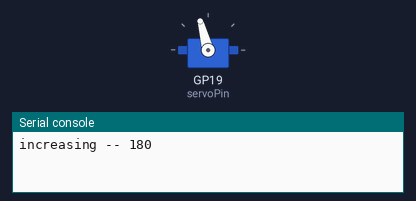
Simulated run of this program. Board: Raspberry Pi Pico running MicroPython. On the bench: servo, the last lines printed to the serial console. Servo angles are drawn from the pulse width (0.5 ms = 0°, 2.5 ms = 180°).

Above: at 0.05 s.
At 3.0 s:
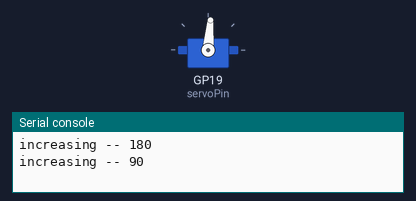
At 6.0 s:
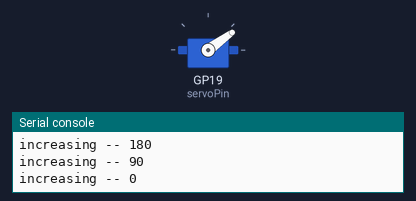
Timing chart, 0 to 7.8 s (numbered marks = the images above):
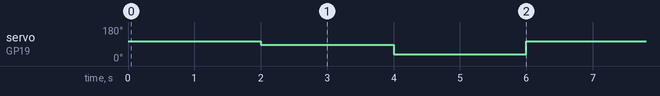

The program:

unit_test_servo_cam.py
```python
from machine import Pin, PWM
from time import sleep

servoPin = PWM(Pin(19))
servoPin.freq(50)

def servo(degrees):
    if degrees > 110:
        degrees=110
    if degrees < 40:
        degrees=40

    maxDuty=8000
    minDuty=1500

    newDuty=minDuty+(maxDuty-minDuty)*(degrees/180)
    servoPin.duty_u16(int(newDuty))

while True:
    servo(180)
    print("increasing -- 180")
    sleep(2)

    servo(90)
    print("increasing -- 90")
    sleep(2)

    servo(0)
    print("increasing -- 0")
    sleep(2)


# протестированно 
```

Measured:
- by itself, servo on GP19 (servoPin): repeats every 6.0 s: 36° 2.0 s, 105° 2.0 s, 85° 2.0 s
